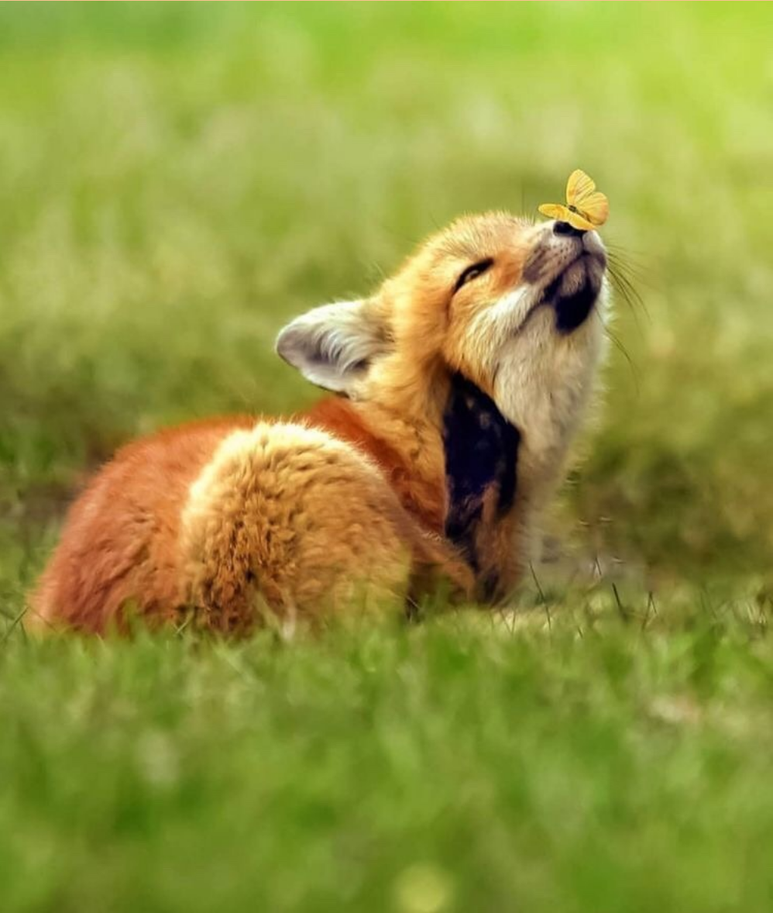
#> input picture opencv/images/fox.png, 773 x 913 px, shrunk from 998 x 1178 before the run
$ jupyter execute histogram_equalization.ipynb
#> lines starting #> are read from the running program, lines starting #| are printed output that depends on the picture
[cell 1]
import cv2
import matplotlib.pyplot as plt
import numpy as np

[cell 2]
img=cv2.imread("./images/fox.png")
#> img is the input picture: shape (913, 773, 3); mean B, G, R 61.7, 147.4, 146
img_rgb=cv2.cvtColor(img,cv2.COLOR_BGR2RGB)
img_grayscale=cv2.cvtColor(img,cv2.COLOR_BGR2GRAY)
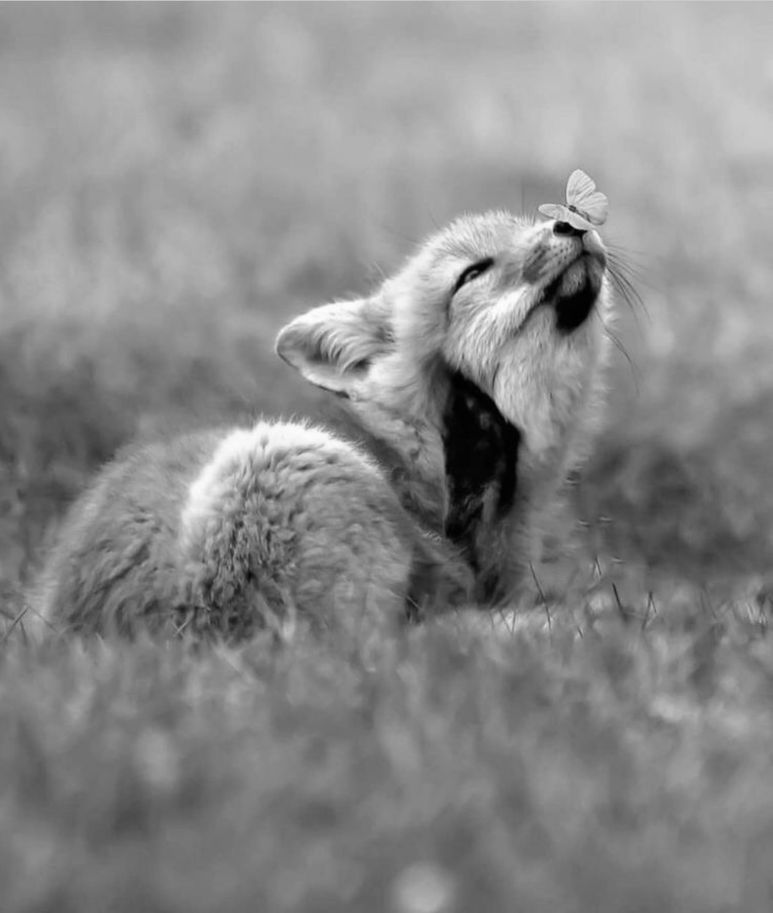
#> img_grayscale: shape (913, 773); min 0, max 253, mean 137.2

[cell 3]
og_hist,_=np.histogram(img_grayscale.flatten(),256,[0,256])
#> og_hist = 256 values, max 9996 at index 117, min 0 at index 254, mean 2756.8
equalized_img=cv2.equalizeHist(img_grayscale)
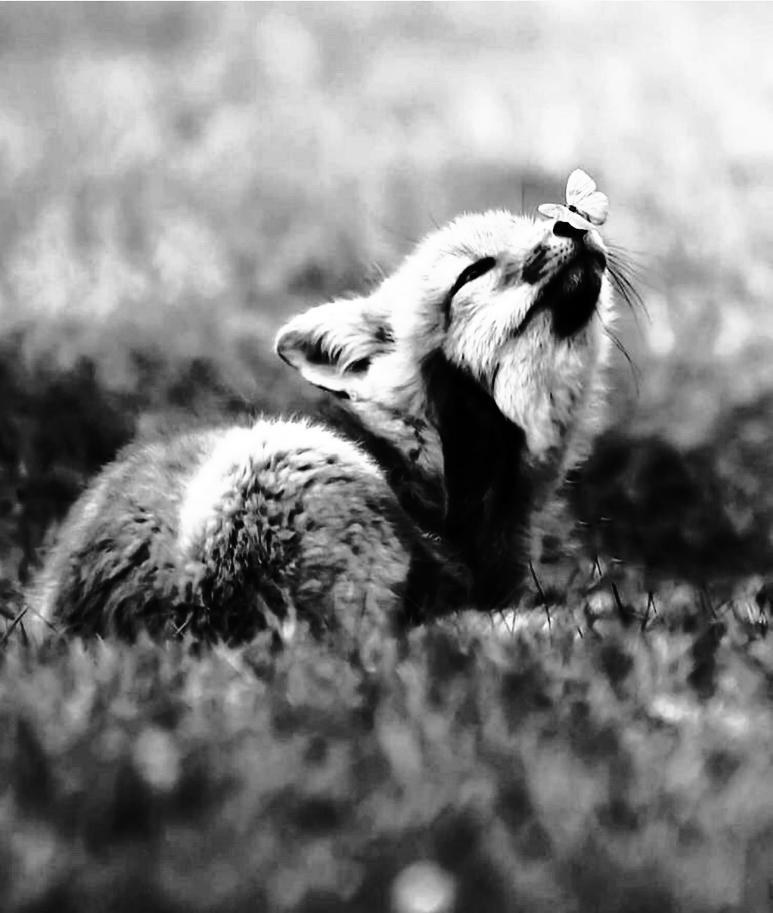
#> equalized_img: shape (913, 773); min 0, max 255, mean 128.6
equalized_hist,_=np.histogram(equalized_img.flatten(),256,[0,256])
#> equalized_hist = 256 values, max 9996 at index 76, min 0 at index 30, mean 2756.8

plt.figure(figsize=(12,6))

plt.subplot(2,2,1)
plt.imshow(img_grayscale,cmap="gray")
plt.title("og image")

plt.subplot(2,2,2)
plt.plot(og_hist,color='blue')
plt.title("og histogram")

plt.subplot(2,2,3)
plt.imshow(equalized_img,cmap="gray")
plt.title("equalized image")

plt.subplot(2,2,4)
plt.plot(equalized_hist,color='blue')
plt.title("equalized histogram")

plt.tight_layout()
plt.show()
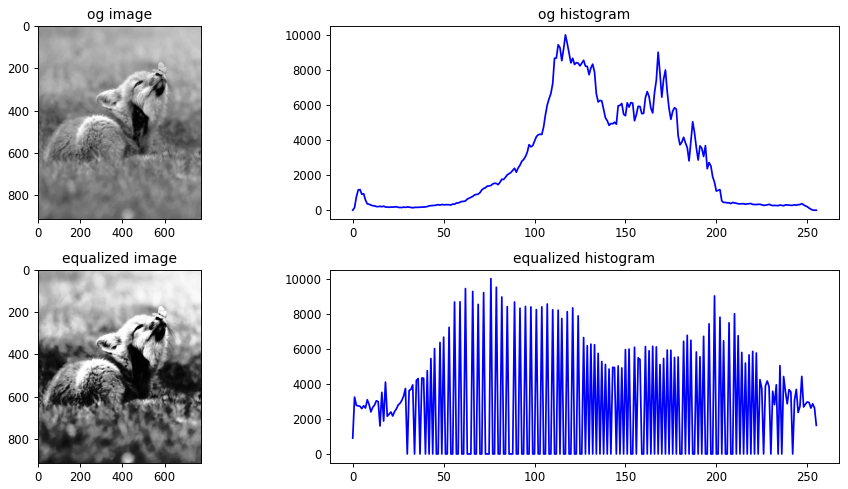
#> figure drawn by matplotlib, 4 panels; panel 2: curve peaks at x = 117, y = 9996; panel 4: curve peaks at x = 76, y = 9996

[cell 4]
img_yuv=cv2.cvtColor(img,cv2.COLOR_BGR2YUV)
#> img_yuv: shape (913, 773, 3); mean of channels 0, 1, 2 137.2, 90.9, 135.7
img_yuv[:,:,0]=cv2.equalizeHist(img_yuv[:,:,0])
#> img_yuv: shape (913, 773, 3); mean of channels 0, 1, 2 128.6, 90.9, 135.7
equalized_img_bgr=cv2.cvtColor(img_yuv,cv2.COLOR_YUV2BGR)
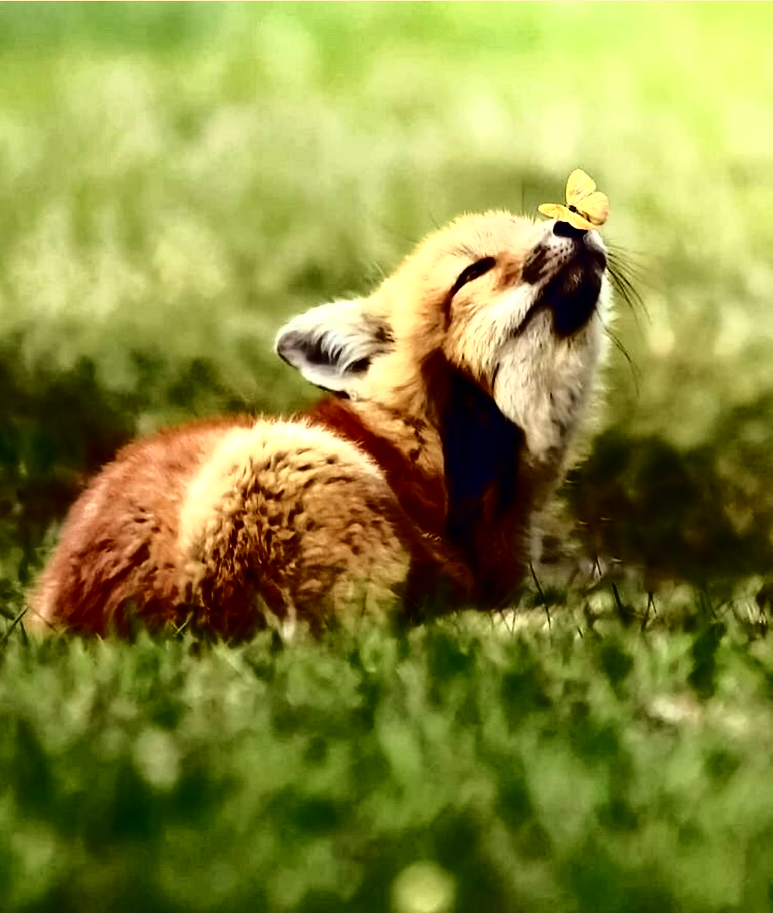
#> equalized_img_bgr: shape (913, 773, 3); mean B, G, R 60.8, 138.5, 136.7
equalized_img_rgb=cv2.cvtColor(equalized_img_bgr,cv2.COLOR_BGR2RGB)

plt.figure(figsize=(12,6))

plt.subplot(1,2,1)
plt.imshow(img_rgb)
plt.title("og")

plt.subplot(1,2,2)
plt.imshow(equalized_img_rgb)
plt.title("equalized")

plt.tight_layout()
plt.show()
